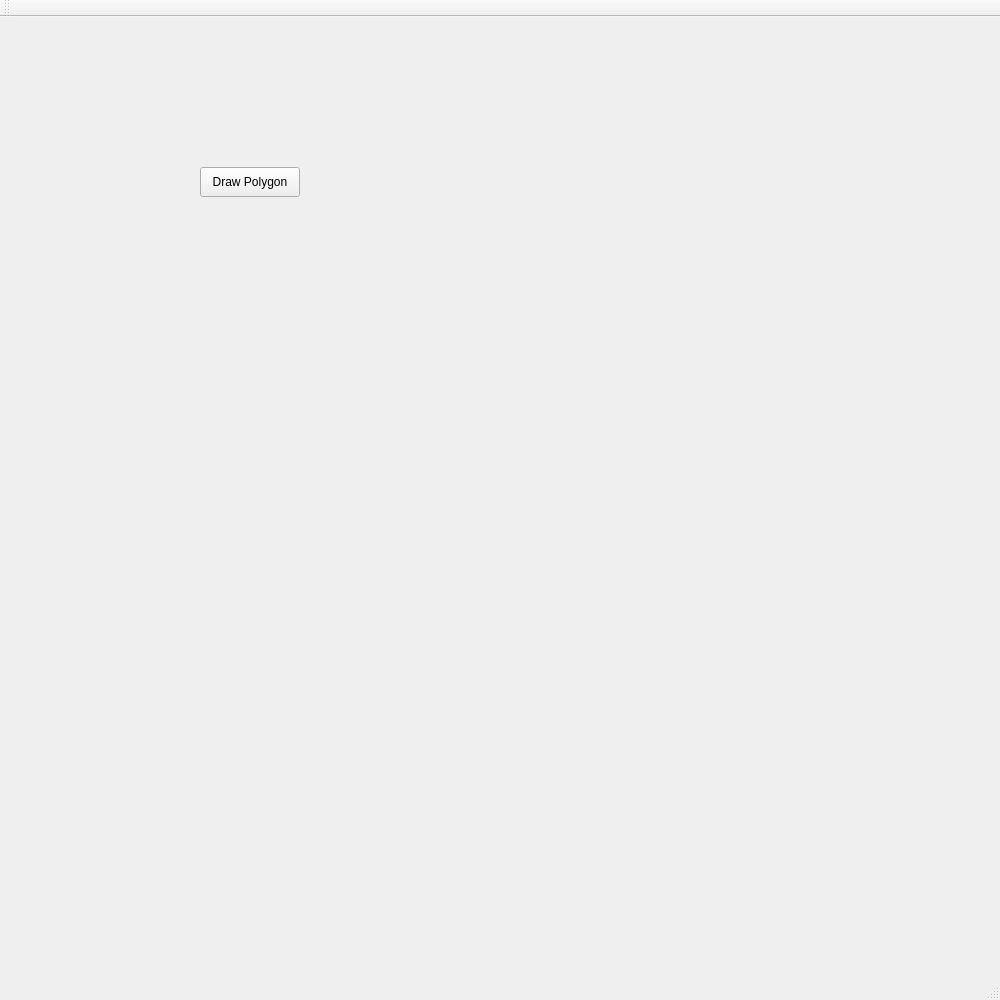
<?xml version="1.0" encoding="UTF-8"?>
<ui version="4.0">
 <class>MainWindow</class>
 <widget class="QMainWindow" name="MainWindow">
  <property name="geometry">
   <rect>
    <x>0</x>
    <y>0</y>
    <width>1000</width>
    <height>1000</height>
   </rect>
  </property>
  <property name="windowTitle">
   <string>MainWindow</string>
  </property>
  <widget class="QWidget" name="centralWidget">
   <widget class="QPushButton" name="polygonButton">
    <property name="geometry">
     <rect>
      <x>200</x>
      <y>150</y>
      <width>100</width>
      <height>30</height>
     </rect>
    </property>
    <property name="text">
     <string>Draw Polygon</string>
    </property>
   </widget>
  </widget>
  <widget class="QMenuBar" name="menuBar">
   <property name="geometry">
    <rect>
     <x>0</x>
     <y>0</y>
     <width>1000</width>
     <height>21</height>
    </rect>
   </property>
  </widget>
  <widget class="QToolBar" name="mainToolBar">
   <attribute name="toolBarArea">
    <enum>TopToolBarArea</enum>
   </attribute>
   <attribute name="toolBarBreak">
    <bool>false</bool>
   </attribute>
  </widget>
  <widget class="QStatusBar" name="statusBar"/>
 </widget>
 <layoutdefault spacing="6" margin="11"/>
 <resources/>
 <connections/>
</ui>
